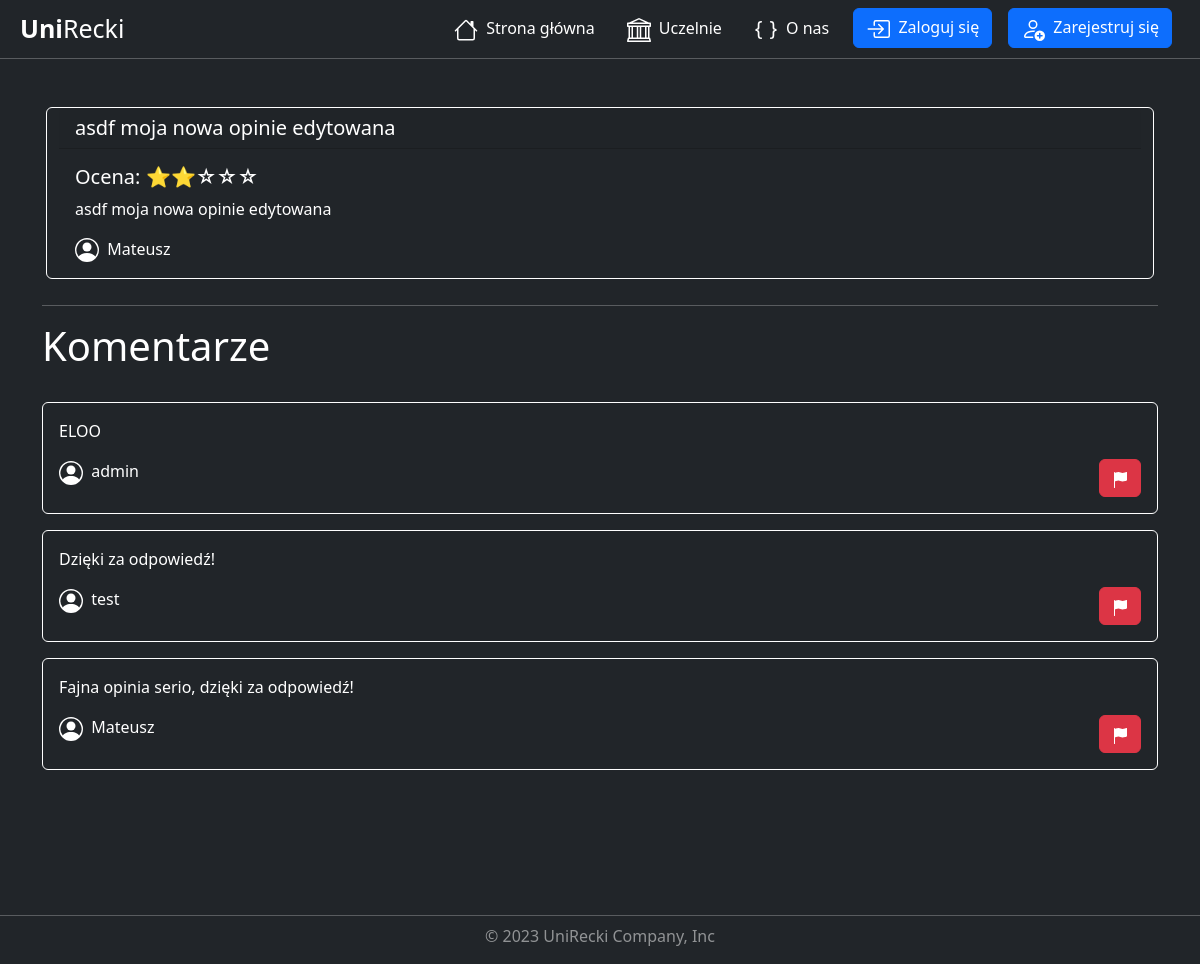
Before: /university/review/18/ with the older database file.
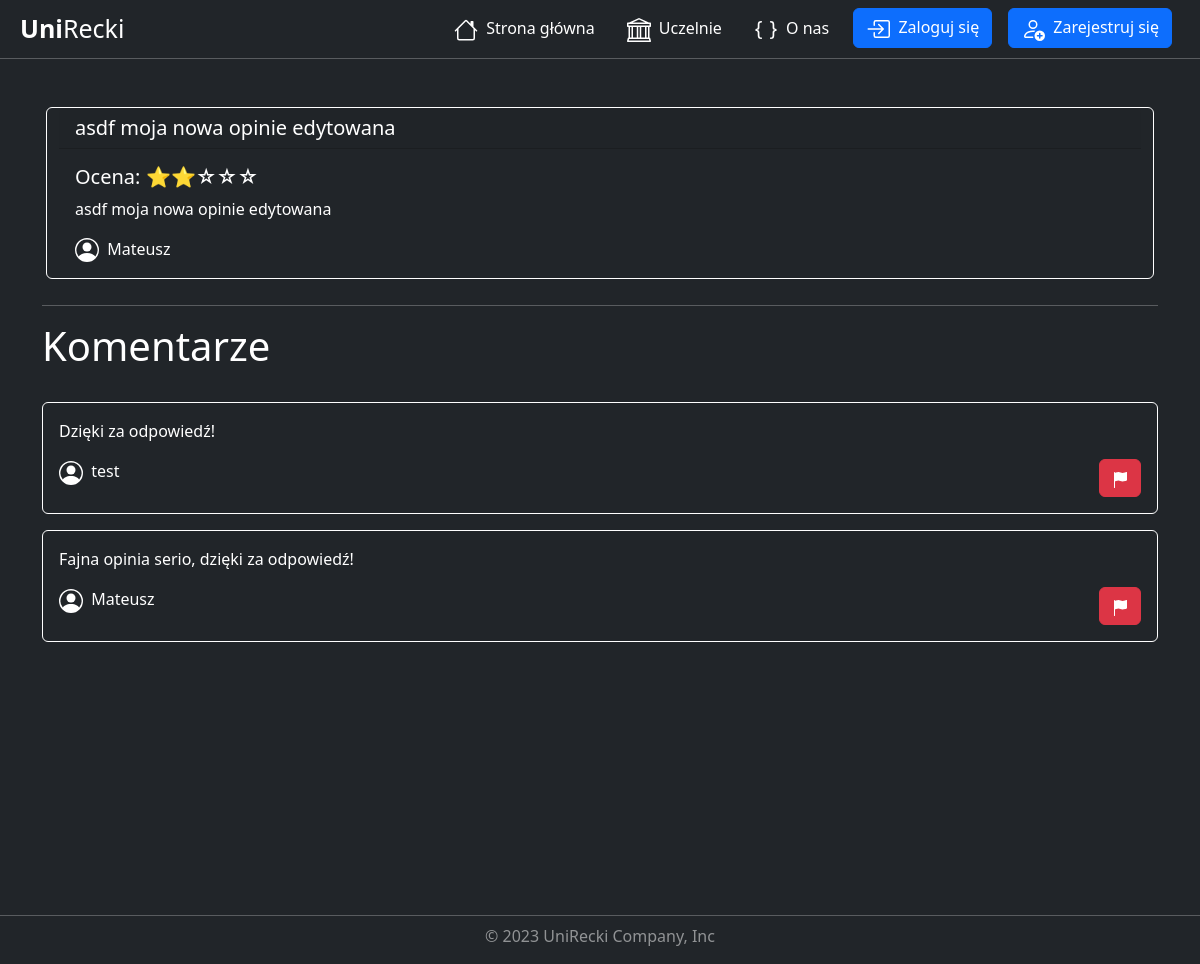
After: the same page with the newer database file.
### universities/models.py (models this page shows, shortened)
class Comment(models.Model):
    description = models.CharField( max_length=3000)
    add_date = models.DateTimeField(default=timezone.now, blank=True)
    review = models.ForeignKey(Review, on_delete=models.CASCADE)
    user = models.ForeignKey(User, on_delete=models.CASCADE)
    class Meta:
        verbose_name = 'Comment'
        verbose_name_plural = 'Comments'

### universities/views.py (the view)
# urls.py: path('review/<int:pk>/', views.ReviewDetailView.as_view(), name='review_detail'),
class ReviewDetailView(DetailView):
    model = Review
    template_name = 'universities/review_detail.html'
    context_object_name = 'review'
    def get_context_data(self, **kwargs):
        context = super().get_context_data(**kwargs)
        review = self.get_object()
        comments = review.comment_set.all().order_by('-add_date')
        context['comments'] = comments
        return context

### universities/templates/universities/review_detail.html (shortened to what this page needs)
{% extends "base.html" %}
{% load static %}
{% block css %}
    <link rel="stylesheet" href="{% static "universities/review_detail.css" %}">
{% endblock css %}
{% block content %}
    <div class="container mt-5">
        <div class="row mx-1">
            <div class="card bg-dark">
                <h5 class="card-header ">{{ review.title }}</h5>
                <div class="card-body">
                    <h5 class="card-title">
                        Ocena:
                        {% if review.rating == 5 %}
                            ⭐⭐⭐⭐⭐
                        {% elif review.rating == 4 %}
                            ⭐⭐⭐⭐☆
                        {% elif review.rating == 3 %}
                            ⭐⭐⭐☆☆
                        {% elif review.rating == 2 %}
                            ⭐⭐☆☆☆
                        {% elif review.rating == 1 %}
                            ⭐☆☆☆☆
                        {% endif %}
                    </h5>
                    <p class="card-text">{{ review.description }}</p>
                    <p class="card-text">
                        {{ review.user.username }}
                    </p>
                </div>
            </div>
        </div>
        <hr class="mt-3">
        <div class="row">
            <h1>Komentarze</h1>
        </div>
        <div class="row">
            <div class="container mt-2">
                {% for comment in comments %}
                    <div class="card bg-dark mt-3">
                        <div class="card-body">
                            <p class="card-text">{{ comment.description }}</p>
                            <div class="row">
                                <div class="col-6">
                                    <p class="card-text">
                                        {{ comment.user.username }}
                                    </p>
                                </div>
                                <div class="col-6 d-flex justify-content-end align-items-end">
                                    <a href="{% url 'comment_report_create' review.pk comment.pk %}"
                                       title="Zgłoś komentarz"
                                       class="btn btn-danger">
                                    </a>
                                </div>
                            </div>
                        </div>
                    </div>
                {% empty %}
                    <p>Brak komentarzy dla tej opinii.</p>
                {% endfor %}
            </div>
        </div>
    </div>
{% endblock content %}

Changed rows visible on the page:
removed Comment: description "ELOO", user.username "admin"
